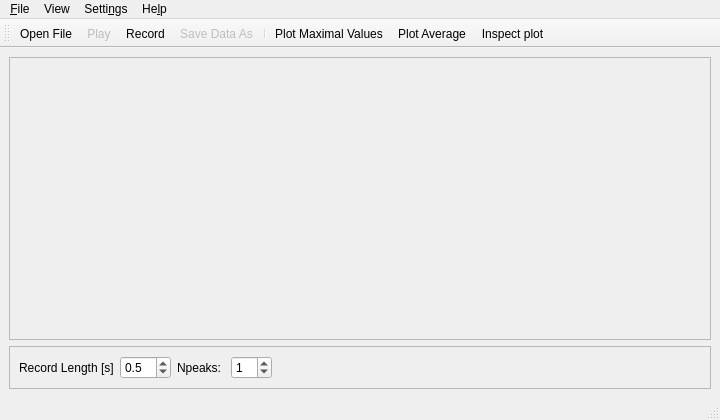
<?xml version="1.0" encoding="UTF-8"?>
<ui version="4.0">
 <class>MainWindow</class>
 <widget class="QMainWindow" name="MainWindow">
  <property name="geometry">
   <rect>
    <x>0</x>
    <y>0</y>
    <width>720</width>
    <height>420</height>
   </rect>
  </property>
  <property name="minimumSize">
   <size>
    <width>30</width>
    <height>30</height>
   </size>
  </property>
  <property name="windowTitle">
   <string>Accoustic Modes Finder</string>
  </property>
  <property name="statusTip">
   <string/>
  </property>
  <widget class="QWidget" name="centralwidget">
   <layout class="QGridLayout" name="gridLayout">
    <item row="1" column="0">
     <widget class="QFrame" name="frame_2">
      <property name="frameShape">
       <enum>QFrame::StyledPanel</enum>
      </property>
      <property name="frameShadow">
       <enum>QFrame::Raised</enum>
      </property>
      <layout class="QHBoxLayout" name="horizontalLayout_2">
       <item>
        <layout class="QHBoxLayout" name="horizontalLayout">
         <item>
          <widget class="QLabel" name="label_length">
           <property name="text">
            <string>Record Length [s]</string>
           </property>
          </widget>
         </item>
         <item>
          <widget class="QDoubleSpinBox" name="doubleSpinBox_recordingLength">
           <property name="decimals">
            <number>1</number>
           </property>
           <property name="minimum">
            <double>0.100000000000000</double>
           </property>
           <property name="maximum">
            <double>10.000000000000000</double>
           </property>
           <property name="singleStep">
            <double>0.100000000000000</double>
           </property>
           <property name="value">
            <double>0.500000000000000</double>
           </property>
          </widget>
         </item>
         <item>
          <widget class="QLabel" name="label_Npeaks">
           <property name="text">
            <string>Npeaks: </string>
           </property>
          </widget>
         </item>
         <item>
          <widget class="QSpinBox" name="spinBox_Npeaks">
           <property name="enabled">
            <bool>true</bool>
           </property>
           <property name="value">
            <number>1</number>
           </property>
          </widget>
         </item>
         <item>
          <spacer name="horizontalSpacer">
           <property name="orientation">
            <enum>Qt::Horizontal</enum>
           </property>
           <property name="sizeHint" stdset="0">
            <size>
             <width>40</width>
             <height>20</height>
            </size>
           </property>
          </spacer>
         </item>
        </layout>
       </item>
      </layout>
     </widget>
    </item>
    <item row="0" column="0">
     <widget class="QFrame" name="frame">
      <property name="frameShape">
       <enum>QFrame::StyledPanel</enum>
      </property>
      <property name="frameShadow">
       <enum>QFrame::Raised</enum>
      </property>
      <layout class="QGridLayout" name="gridLayout_2">
       <item row="0" column="0">
        <spacer name="verticalSpacer">
         <property name="orientation">
          <enum>Qt::Vertical</enum>
         </property>
         <property name="sizeHint" stdset="0">
          <size>
           <width>20</width>
           <height>40</height>
          </size>
         </property>
        </spacer>
       </item>
      </layout>
     </widget>
    </item>
   </layout>
  </widget>
  <widget class="QMenuBar" name="menubar">
   <property name="geometry">
    <rect>
     <x>0</x>
     <y>0</y>
     <width>720</width>
     <height>27</height>
    </rect>
   </property>
   <widget class="QMenu" name="menuFile">
    <property name="title">
     <string>&amp;File</string>
    </property>
    <addaction name="actionOpenFile"/>
    <addaction name="actionPlay"/>
    <addaction name="actionRecord"/>
    <addaction name="actionSaveAs"/>
    <addaction name="action_Quit"/>
   </widget>
   <widget class="QMenu" name="menuAbout">
    <property name="title">
     <string>He&amp;lp</string>
    </property>
    <addaction name="action_About"/>
   </widget>
   <widget class="QMenu" name="menuSettings">
    <property name="title">
     <string>Setti&amp;ngs</string>
    </property>
    <addaction name="actionPreferences"/>
   </widget>
   <widget class="QMenu" name="menuView">
    <property name="title">
     <string>View</string>
    </property>
    <addaction name="actionLogarithmic_scale_X"/>
    <addaction name="actionLogarithmic_scale_Y"/>
    <addaction name="actionPlotAverage"/>
    <addaction name="actionPlotMaximalValues"/>
    <addaction name="actionFocus_on_plot"/>
    <addaction name="actionInspect_plot"/>
   </widget>
   <addaction name="menuFile"/>
   <addaction name="menuView"/>
   <addaction name="menuSettings"/>
   <addaction name="menuAbout"/>
  </widget>
  <widget class="QStatusBar" name="statusbar"/>
  <widget class="QToolBar" name="toolBar">
   <property name="enabled">
    <bool>true</bool>
   </property>
   <property name="windowTitle">
    <string>toolBar</string>
   </property>
   <attribute name="toolBarArea">
    <enum>TopToolBarArea</enum>
   </attribute>
   <attribute name="toolBarBreak">
    <bool>false</bool>
   </attribute>
   <addaction name="actionOpenFile"/>
   <addaction name="actionPlay"/>
   <addaction name="actionRecord"/>
   <addaction name="actionSaveAs"/>
   <addaction name="separator"/>
   <addaction name="actionPlotMaximalValues"/>
   <addaction name="actionPlotAverage"/>
   <addaction name="actionInspect_plot"/>
  </widget>
  <action name="action_Quit">
   <property name="icon">
    <iconset resource="resources.qrc">
     <normaloff>:/icons/icons/close.svg</normaloff>:/icons/icons/close.svg</iconset>
   </property>
   <property name="text">
    <string>&amp;Quit</string>
   </property>
   <property name="shortcut">
    <string>Ctrl+Q</string>
   </property>
  </action>
  <action name="action_About">
   <property name="icon">
    <iconset resource="resources.qrc">
     <normaloff>:/icons/icons/help-about.png</normaloff>:/icons/icons/help-about.png</iconset>
   </property>
   <property name="text">
    <string>&amp;About</string>
   </property>
  </action>
  <action name="actionPreferences">
   <property name="text">
    <string>&amp;Preferences...</string>
   </property>
  </action>
  <action name="actionPlotMaximalValues">
   <property name="checkable">
    <bool>true</bool>
   </property>
   <property name="icon">
    <iconset resource="resources.qrc">
     <normaloff>:/icons/icons/max.png</normaloff>:/icons/icons/max.png</iconset>
   </property>
   <property name="text">
    <string>Plot &amp;Maximal Values</string>
   </property>
   <property name="toolTip">
    <string>Plot Maximal Values. Useful for analysis of trancients.</string>
   </property>
   <property name="shortcut">
    <string>Ctrl+M</string>
   </property>
  </action>
  <action name="actionLogarithmic_scale_X">
   <property name="checkable">
    <bool>true</bool>
   </property>
   <property name="text">
    <string>&amp;Logarithmic scale X</string>
   </property>
   <property name="shortcut">
    <string>Ctrl+K</string>
   </property>
  </action>
  <action name="actionLogarithmic_scale_Y">
   <property name="checkable">
    <bool>true</bool>
   </property>
   <property name="text">
    <string>Logarithmic &amp;scale Y</string>
   </property>
   <property name="shortcut">
    <string>Ctrl+L</string>
   </property>
  </action>
  <action name="actionPlotAverage">
   <property name="checkable">
    <bool>true</bool>
   </property>
   <property name="icon">
    <iconset resource="resources.qrc">
     <normaloff>:/icons/icons/AV.png</normaloff>:/icons/icons/AV.png</iconset>
   </property>
   <property name="text">
    <string>Pl&amp;ot Average</string>
   </property>
   <property name="toolTip">
    <string>Plot averaged spectrum</string>
   </property>
   <property name="shortcut">
    <string>Ctrl+A</string>
   </property>
  </action>
  <action name="actionRecord">
   <property name="checkable">
    <bool>true</bool>
   </property>
   <property name="icon">
    <iconset resource="resources.qrc">
     <normaloff>:/icons/icons/media-record.svg</normaloff>:/icons/icons/media-record.svg</iconset>
   </property>
   <property name="text">
    <string>&amp;Record</string>
   </property>
   <property name="shortcut">
    <string>Ctrl+R</string>
   </property>
  </action>
  <action name="actionOpenFile">
   <property name="icon">
    <iconset resource="resources.qrc">
     <normaloff>:/icons/icons/fileopen.png</normaloff>:/icons/icons/fileopen.png</iconset>
   </property>
   <property name="text">
    <string>&amp;Open File...</string>
   </property>
   <property name="shortcut">
    <string>Ctrl+O</string>
   </property>
  </action>
  <action name="actionPlay">
   <property name="checkable">
    <bool>true</bool>
   </property>
   <property name="enabled">
    <bool>false</bool>
   </property>
   <property name="icon">
    <iconset resource="resources.qrc">
     <normaloff>:/icons/icons/media-playback-start.svg</normaloff>:/icons/icons/media-playback-start.svg</iconset>
   </property>
   <property name="text">
    <string>&amp;Play</string>
   </property>
   <property name="shortcut">
    <string>Ctrl+P</string>
   </property>
  </action>
  <action name="actionSaveAs">
   <property name="enabled">
    <bool>false</bool>
   </property>
   <property name="icon">
    <iconset resource="resources.qrc">
     <normaloff>:/icons/icons/document-save-as.png</normaloff>:/icons/icons/document-save-as.png</iconset>
   </property>
   <property name="text">
    <string>&amp;Save Data As...</string>
   </property>
   <property name="shortcut">
    <string>Ctrl+S</string>
   </property>
  </action>
  <action name="actionFocus_on_plot">
   <property name="text">
    <string>&amp;Focus on plot</string>
   </property>
   <property name="shortcut">
    <string>Ctrl+G</string>
   </property>
  </action>
  <action name="actionInspect_plot">
   <property name="text">
    <string>&amp;Inspect plot</string>
   </property>
  </action>
 </widget>
 <resources>
  <include location="resources.qrc"/>
 </resources>
 <connections/>
</ui>
